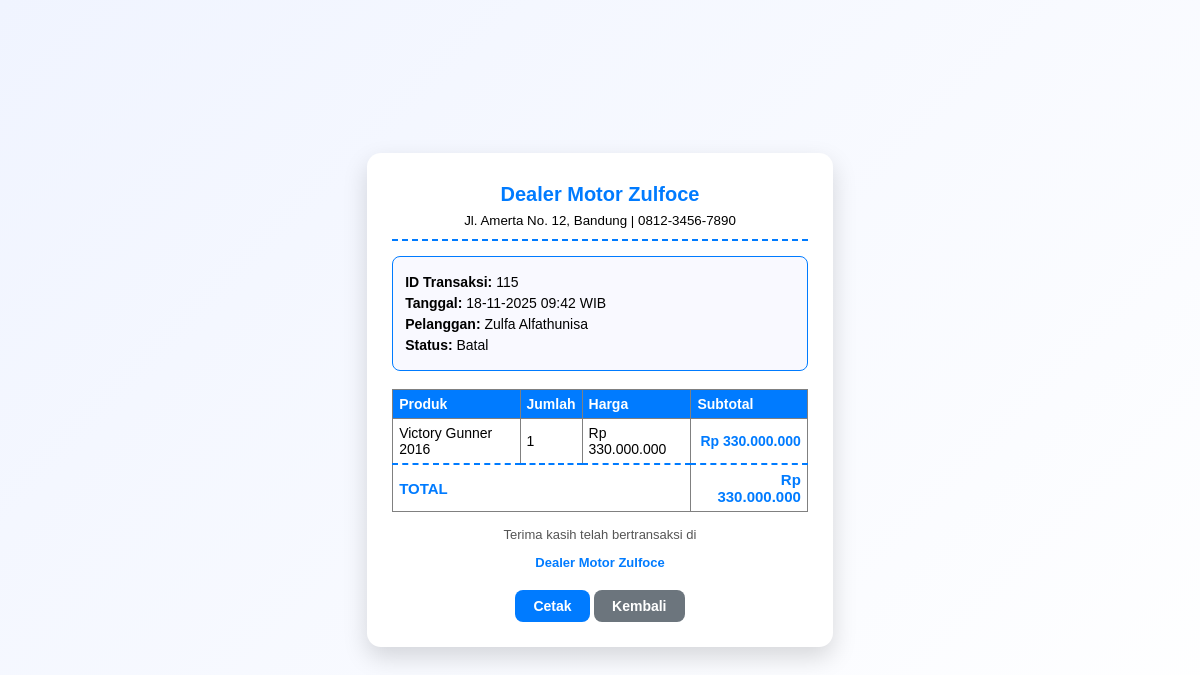
The app's page /admin/struk.php?id=115 with its own data.
### tables this page shows
CREATE TABLE `transaksi` (
  `id_transaksi` int NOT NULL,
  `pengguna_id` int NOT NULL,
  `admin_id` int DEFAULT NULL,
  `tanggal_transaksi` datetime NOT NULL,
  `total_harga` double NOT NULL,
  `status` enum('proses','batal','kirim','selesai') NOT NULL,
  `catatan_batal` text
);

CREATE TABLE `pengguna` (
  `id_pengguna` int NOT NULL,
  `nama_pengguna` varchar(25) DEFAULT NULL,
  `email` varchar(25) NOT NULL,
  `password` text NOT NULL,
  `no_hp` varchar(13) DEFAULT NULL,
  `alamat` text,
  `foto` varchar(255) DEFAULT NULL
);

CREATE TABLE `transaksi_detail` (
  `id_detail` int NOT NULL,
  `transaksi_id` int NOT NULL,
  `produk_id` int NOT NULL,
  `jumlah` bigint NOT NULL,
  `harga` decimal(15,2) NOT NULL
);

CREATE TABLE `produk` (
  `id_produk` int NOT NULL,
  `merk_id` int NOT NULL,
  `nama_produk` varchar(55) NOT NULL,
  `harga` double NOT NULL,
  `deskripsi` text NOT NULL,
  `stock` int NOT NULL,
  `kategori` enum('classic','matic') NOT NULL,
  `photo` text NOT NULL
);

### admin/struk.php (the view, shortened to what this page needs)
<?php
include "../db/koneksi.php";
$id_transaksi = intval($_GET['id']);
$queryTransaksi = mysqli_query($koneksi, "
    SELECT t.*, p.nama_pengguna
    FROM transaksi t
    LEFT JOIN pengguna p ON t.pengguna_id = p.id_pengguna
    WHERE t.id_transaksi = $id_transaksi
");
$transaksi = mysqli_fetch_assoc($queryTransaksi);
$queryDetail = mysqli_query($koneksi, "
    SELECT td.*, pr.nama_produk
    FROM transaksi_detail td
    JOIN produk pr ON td.produk_id = pr.id_produk
    WHERE td.transaksi_id = $id_transaksi
");
?>
<!DOCTYPE html>
<html lang="id">
<head>
</head>
<body>
<div class="struk-container">
    <div class="header">
        <h2>Dealer Motor Zulfoce</h2>
        <small>Jl. Amerta No. 12, Bandung | 0812-3456-7890</small>
    </div>
    <div class="info">
        <p><strong>ID Transaksi:</strong> <?= $transaksi['id_transaksi'] ?></p>
        <p><strong>Tanggal:</strong> <?= date('d-m-Y H:i', strtotime($transaksi['tanggal_transaksi'])) ?> WIB</p>
        <p><strong>Pelanggan:</strong> <?= htmlspecialchars($transaksi['nama_pengguna']) ?></p>
        <p><strong>Status:</strong> <?= ucfirst($transaksi['status']) ?></p>
    </div>
    <table border="1">
        <tr>
            <th>Produk</th>
            <th>Jumlah</th>
            <th>Harga</th>
            <th>Subtotal</th>
        </tr>
        <?php
        $total = 0;
        while ($item = mysqli_fetch_assoc($queryDetail)):
            $sub = $item['jumlah'] * $item['harga'];
            $total += $sub;
        ?>
        <tr>
            <td><?= htmlspecialchars($item['nama_produk']) ?></td>
            <td><?= $item['jumlah'] ?></td>
            <td>Rp <?= number_format($item['harga'], 0, ',', '.') ?></td>
            <td class="subtotal">Rp <?= number_format($sub, 0, ',', '.') ?></td>
        </tr>
        <?php endwhile; ?>
        <tr class="total-row">
            <td colspan="3">TOTAL</td>
            <td class="subtotal">Rp <?= number_format($total, 0, ',', '.') ?></td>
        </tr>
    </table>
    <div class="footer">
        <p>Terima kasih telah bertransaksi di</p>
        <strong>Dealer Motor Zulfoce</strong>
    </div>
    <div class="btn-area">
        <button class="btn-print" onclick="window.print()">Cetak</button>
        <a href="index.php?page=transaksi" class="btn-back">Kembali</a>
    </div>
</div>
</body>
</html>

### admin/struk.php (style rules this page uses)
body { font-family: "Poppins", Arial, sans-serif; background: linear-gradient(135deg, #f0f4ff, #ffffff); margin: 0; display: flex; justify-content: center; align-items: center; height: 100vh; }
.struk-container { width: 110mm; background: #fff; padding: 25px; border-radius: 14px; box-shadow: 0 10px 25px rgba(0,0,0,0.15); }
.header { text-align: center; border-bottom: 2px dashed #007bff; padding-bottom: 10px; margin-bottom: 15px; }
.header h2 { color: #007bff; margin: 5px 0; font-size: 20px; }
.info { background: #f9f9ff; border: 1px solid #007bff; border-radius: 8px; padding: 12px; margin-bottom: 18px; }
.info p { margin: 5px 0; font-size: 14px; }
table { width: 100%; border-collapse: collapse; font-size: 14px; margin-bottom: 10px; }
th, td { padding: 6px; }
th { background: #007bff; color: white; text-align: left; }
.subtotal { text-align: right; color: #007bff; font-weight: bold; }
.total-row { border-top: 2px dashed #007bff; font-weight: bold; font-size: 15px; color: #007bff; }
.footer { text-align: center; margin-top: 15px; font-size: 13px; color: #555; }
.footer strong { color: #007bff; }
.btn-area { text-align: center; margin-top: 20px; }
.btn-area button, .btn-area a { padding: 8px 18px; border-radius: 8px; font-size: 14px; border: none; text-decoration: none; color: white; font-weight: 600; cursor: pointer; }
.btn-print { background: #007bff; }
.btn-back { background: #6c757d; }

### records on screen
transaksi: id_transaksi "115", tanggal_transaksi "18-11-2025 09:42", pengguna.nama_pengguna "Zulfa Alfathunisa", status "Batal"
transaksi_detail: produk.nama_produk "Victory Gunner 2016", jumlah "1", harga "330.000.000", sub "330.000.000"

### other values on screen
$total "330.000.000"
